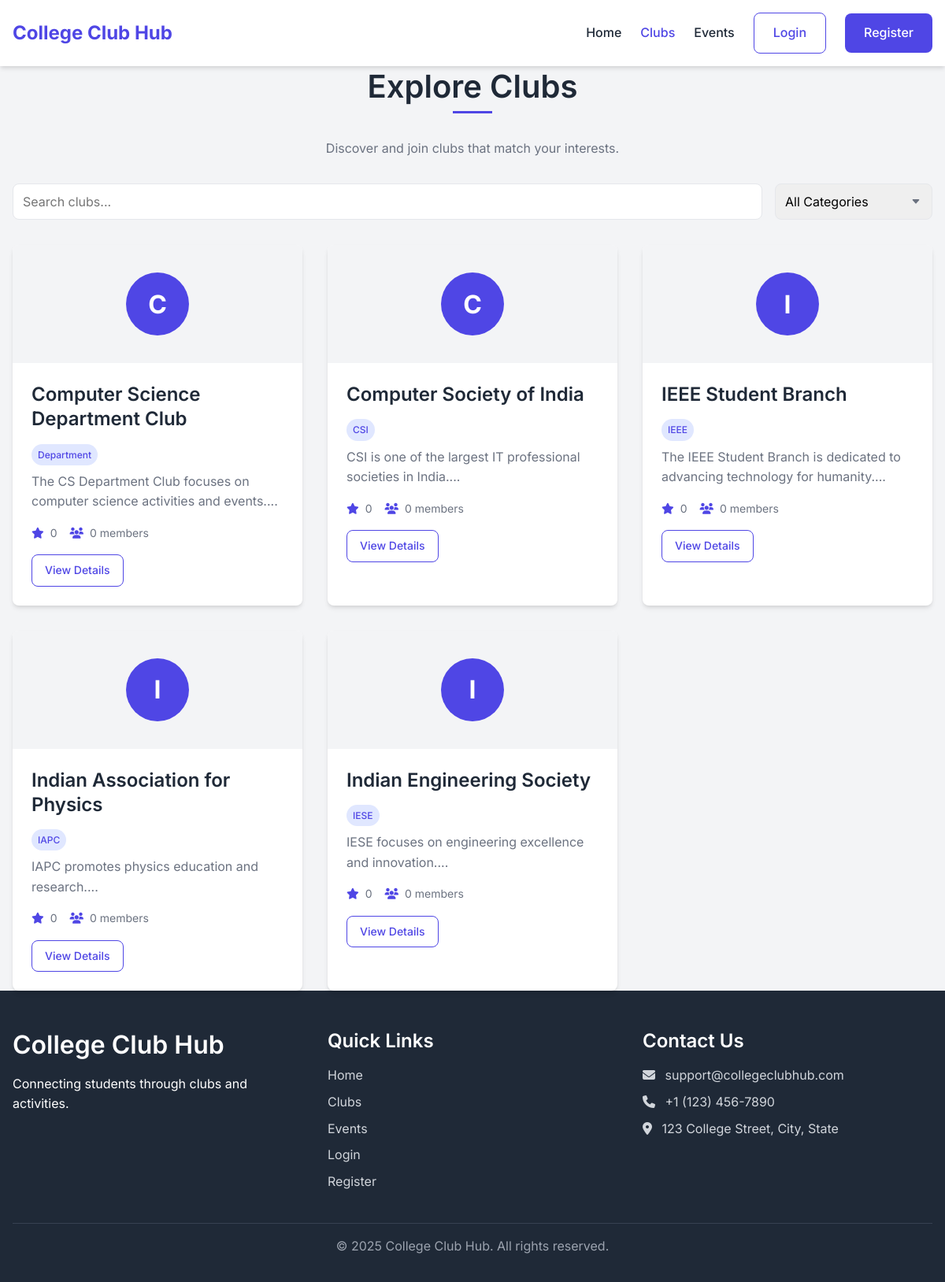
Screenshot of /clubs.php with the database file from the repository.
### tables this page shows
CREATE TABLE IF NOT EXISTS clubs (
    id INT AUTO_INCREMENT PRIMARY KEY,
    name VARCHAR(100) NOT NULL,
    description TEXT NOT NULL,
    logo VARCHAR(255) NULL,
    category ENUM('IEEE', 'CSI', 'IAPC', 'IESE', 'Department') NOT NULL,
    established_date DATE NULL,
    created_at TIMESTAMP DEFAULT CURRENT_TIMESTAMP,
    updated_at TIMESTAMP DEFAULT CURRENT_TIMESTAMP ON UPDATE CURRENT_TIMESTAMP,
    is_active BOOLEAN DEFAULT TRUE
);

### includes/auth.php (called while the page is built, shortened)
<?php
function isLoggedIn() {
    return isset($_SESSION['user_id']) && isset($_SESSION['user_type']);
}
?>

### clubs.php (the view, shortened to what this page needs)
<?php
require_once 'includes/auth.php';
$query = "SELECT * FROM clubs ORDER BY name";
$result = $conn->query($query);
$clubs = [];
if ($result->num_rows > 0) {
    while ($row = $result->fetch_assoc()) {
        $clubs[] = $row;
    }
}
?>
<!DOCTYPE html>
<html lang="en">
<head>
    <link rel="stylesheet" href="assets/css/styles.css">
</head>
<body>
    <header>
        <nav class="navbar">
            <div class="container">
                <div class="logo">
                    <a href="index.php">College Club Hub</a>
                </div>
                <div class="nav-links">
                    <a href="index.php">Home</a>
                    <a href="clubs.php" class="active">Clubs</a>
                    <a href="events.php">Events</a>
                    <?php if (isLoggedIn()): ?>
                        <?php if (isStudent()): ?>
                            <a href="student_dashboard.php">My Dashboard</a>
                        <?php elseif (isClubLeader()): ?>
                            <a href="club_dashboard.php">Club Dashboard</a>
                        <?php endif; ?>
                        <a href="logout.php" class="btn btn-outline">Logout</a>
                    <?php else: ?>
                        <a href="login.php" class="btn btn-outline">Login</a>
                        <a href="register.php" class="btn btn-primary">Register</a>
                    <?php endif; ?>
                </div>
            </div>
        </nav>
    </header>
    <main>
        <section class="clubs-section">
            <div class="container">
                <div class="section-header">
                    <h1 class="section-title">Explore Clubs</h1>
                    <p class="section-description">Discover and join clubs that match your interests.</p>
                </div>
                <div class="filter-bar">
                    <div class="search-box">
                        <input type="text" id="club-search" placeholder="Search clubs..." class="form-control">
                    </div>
                    <div class="filter-dropdown">
                        <select id="club-filter" class="form-select">
                            <option value="all">All Categories</option>
                        </select>
                    </div>
                </div>
                <div class="club-cards">
                    <?php foreach ($clubs as $club): ?>
                        <div class="club-card">
                            <div class="club-logo">
                                <?php if ($club['logo']): ?>
                                    <img src="<?php echo $club['logo']; ?>" alt="<?php echo $club['name']; ?> Logo">
                                <?php else: ?>
                                    <div class="placeholder-logo"><?php echo substr($club['name'], 0, 1); ?></div>
                                <?php endif; ?>
                            </div>
                            <div class="club-info">
                                <h3><?php echo $club['name']; ?></h3>
                                <p class="club-category"><?php echo $club['category']; ?></p>
                                <p class="club-description"><?php echo substr($club['description'], 0, 100) . '...'; ?></p>
                                <?php
                                $stmt = $conn->prepare("SELECT AVG(rating) as avg_rating FROM club_ratings WHERE club_id = ?");
                                $stmt->bind_param("i", $club['id']);
                                $stmt->execute();
                                $rating_result = $stmt->get_result()->fetch_assoc();
                                $avg_rating = $rating_result['avg_rating'] ? round($rating_result['avg_rating'], 1) : 0;
                                $stmt = $conn->prepare("SELECT COUNT(*) as member_count FROM club_members WHERE club_id = ?");
                                $stmt->bind_param("i", $club['id']);
                                $stmt->execute();
                                $member_result = $stmt->get_result()->fetch_assoc();
                                $member_count = $member_result['member_count'];
                                ?>
                                <div class="club-meta">
                                    <span class="club-rating">
                                        <i class="fas fa-star"></i> <?php echo $avg_rating; ?>
                                    </span>
                                    <span class="club-members">
                                        <i class="fas fa-users"></i> <?php echo $member_count; ?> members
                                    </span>
                                </div>
                                <a href="club_details.php?id=<?php echo $club['id']; ?>" class="btn btn-sm btn-outline">View Details</a>
                            </div>
                        </div>
                    <?php endforeach; ?>
                </div>
            </div>
        </section>
    </main>
    <footer>
        <div class="container">
            <div class="footer-content">
                <div class="footer-logo">
                    <h2>College Club Hub</h2>
                    <p>Connecting students through clubs and activities.</p>
                </div>
                <div class="footer-links">
                    <h3>Quick Links</h3>
                    <ul>
                        <li><a href="index.php">Home</a></li>
                        <li><a href="clubs.php">Clubs</a></li>
                        <li><a href="events.php">Events</a></li>
                        <li><a href="login.php">Login</a></li>
                        <li><a href="register.php">Register</a></li>
                    </ul>
                </div>
                <div class="footer-contact">
                    <h3>Contact Us</h3>
                    <p><i class="fas fa-envelope"></i> support@collegeclubhub.com</p>
                    <p><i class="fas fa-phone"></i> +1 (123) 456-7890</p>
                    <p><i class="fas fa-map-marker-alt"></i> 123 College Street, City, State</p>
                </div>
            </div>
            <div class="footer-bottom">
                <p>&copy; <?php echo date('Y'); ?> College Club Hub. All rights reserved.</p>
            </div>
        </div>
    </footer>
</body>
</html>

### assets/css/styles.css (style rules this page uses)
:root { --primary-color: #4f46e5; --primary-hover: #4338ca; --secondary-color: #10b981; --secondary-hover: #059669; --dark-color: #1f2937; --light-color: #f9fafb; --gray-color: #6b7280; --light-gray: #e5e7eb; --danger-color: #ef4444; --warning-color: #f59e0b; --success-color: #10b981; --border-radius: 0.5rem; --box-shadow: 0 4px 6px -1px rgba(0, 0, 0, 0.1), 0 2px 4px -1px rgba(0, 0, 0, 0.06); }
* { margin: 0; padding: 0; box-sizing: border-box; }
body { font-family: 'Inter', sans-serif; line-height: 1.6; color: var(--dark-color); background-color: #f3f4f6; }
.container { width: 100%; max-width: 1200px; margin: 0 auto; padding: 0 1rem; }
a { text-decoration: none; color: inherit; }
ul { list-style: none; }
h1, h2, h3, h4, h5, h6 { font-weight: 600; line-height: 1.3; margin-bottom: 1rem; }
h1 { font-size: 2.5rem; }
h2 { font-size: 2rem; }
h3 { font-size: 1.5rem; }
p { margin-bottom: 1rem; }
.section-title { text-align: center; margin-bottom: 2rem; position: relative; padding-bottom: 0.5rem; }
.section-title::after { content: ''; position: absolute; bottom: 0; left: 50%; transform: translateX(-50%); width: 50px; height: 3px; background-color: var(--primary-color); }
.btn { display: inline-block; padding: 0.75rem 1.5rem; border-radius: var(--border-radius); font-weight: 500; text-align: center; cursor: pointer; transition: all 0.3s ease; border: none; }
.btn-sm { padding: 0.5rem 1rem; font-size: 0.875rem; }
.btn-primary { background-color: var(--primary-color); color: white; }
.btn-outline { background-color: transparent; border: 1px solid var(--primary-color); color: var(--primary-color); }
.form-control { width: 100%; padding: 0.75rem; border: 1px solid var(--light-gray); border-radius: var(--border-radius); font-family: inherit; font-size: 1rem; transition: border-color 0.3s ease; }
.form-select { width: 100%; padding: 0.75rem; border: 1px solid var(--light-gray); border-radius: var(--border-radius); font-family: inherit; font-size: 1rem; appearance: none; background-repeat: no-repeat; background-position: right 0.75rem center; background-size: 16px 12px; }
.navbar { background-color: white; box-shadow: var(--box-shadow); padding: 1rem 0; position: sticky; top: 0; z-index: 100; }
.navbar .container { display: flex; justify-content: space-between; align-items: center; }
.logo a { font-size: 1.5rem; font-weight: 700; color: var(--primary-color); }
.nav-links { display: flex; align-items: center; gap: 1.5rem; }
.nav-links a { font-weight: 500; transition: color 0.3s ease; }
.nav-links a:hover, .nav-links a.active { color: var(--primary-color); }
.club-cards { display: grid; grid-template-columns: repeat(auto-fill, minmax(300px, 1fr)); gap: 2rem; }
.club-card { background-color: white; border-radius: var(--border-radius); box-shadow: var(--box-shadow); overflow: hidden; transition: transform 0.3s ease; }
.club-logo { height: 150px; display: flex; align-items: center; justify-content: center; background-color: #f3f4f6; }
.placeholder-logo { width: 80px; height: 80px; background-color: var(--primary-color); color: white; display: flex; align-items: center; justify-content: center; font-size: 2rem; font-weight: 700; border-radius: 50%; }
.club-info { padding: 1.5rem; }
.club-category { display: inline-block; background-color: #e0e7ff; color: #4f46e5; padding: 0.25rem 0.5rem; border-radius: 9999px; font-size: 0.75rem; font-weight: 500; margin-bottom: 0.5rem; }
.club-description { color: var(--gray-color); margin-bottom: 1rem; }
footer { background-color: var(--dark-color); color: white; padding: 3rem 0 1rem; }
.footer-content { display: grid; grid-template-columns: repeat(auto-fit, minmax(250px, 1fr)); gap: 2rem; margin-bottom: 2rem; }
.footer-logo h2 { color: white; margin-bottom: 1rem; }
.footer-links h3, .footer-contact h3 { color: white; margin-bottom: 1rem; }
.footer-links ul li { margin-bottom: 0.5rem; }
.footer-links ul li a { color: #d1d5db; transition: color 0.3s ease; }
.footer-contact p { color: #d1d5db; margin-bottom: 0.5rem; }
.footer-contact i { margin-right: 0.5rem; }
.footer-bottom { text-align: center; padding-top: 1rem; border-top: 1px solid #374151; color: #9ca3af; }

### rows the page displays
clubs: name "C", name "Computer Science Department Club", category "Department", description "The CS Department Club focuses on computer science activities and events.", avg_rating "0", member_count "0"
clubs: name "C", name "Computer Society of India", category "CSI", description "CSI is one of the largest IT professional societies in India.", avg_rating "0", member_count "0"
clubs: name "I", name "IEEE Student Branch", category "IEEE", description "The IEEE Student Branch is dedicated to advancing technology for humanity.", avg_rating "0", member_count "0"
clubs: name "I", name "Indian Association for Physics", category "IAPC", description "IAPC promotes physics education and research.", avg_rating "0", member_count "0"
clubs: name "I", name "Indian Engineering Society", category "IESE", description "IESE focuses on engineering excellence and innovation.", avg_rating "0", member_count "0"
